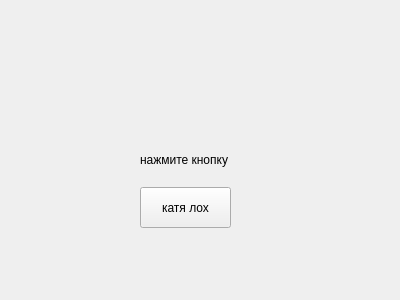
<?xml version="1.0" encoding="UTF-8"?>
<ui version="4.0">
 <class>Form</class>
 <widget class="QWidget" name="Form">
  <property name="geometry">
   <rect>
    <x>0</x>
    <y>0</y>
    <width>400</width>
    <height>300</height>
   </rect>
  </property>
  <property name="windowTitle">
   <string>Form</string>
  </property>
  <widget class="QPushButton" name="pushButton">
   <property name="geometry">
    <rect>
     <x>140</x>
     <y>187</y>
     <width>91</width>
     <height>41</height>
    </rect>
   </property>
   <property name="text">
    <string>катя лох</string>
   </property>
  </widget>
  <widget class="QLabel" name="label">
   <property name="geometry">
    <rect>
     <x>140</x>
     <y>150</y>
     <width>111</width>
     <height>20</height>
    </rect>
   </property>
   <property name="text">
    <string>нажмите кнопку</string>
   </property>
  </widget>
 </widget>
 <resources/>
 <connections/>
</ui>
